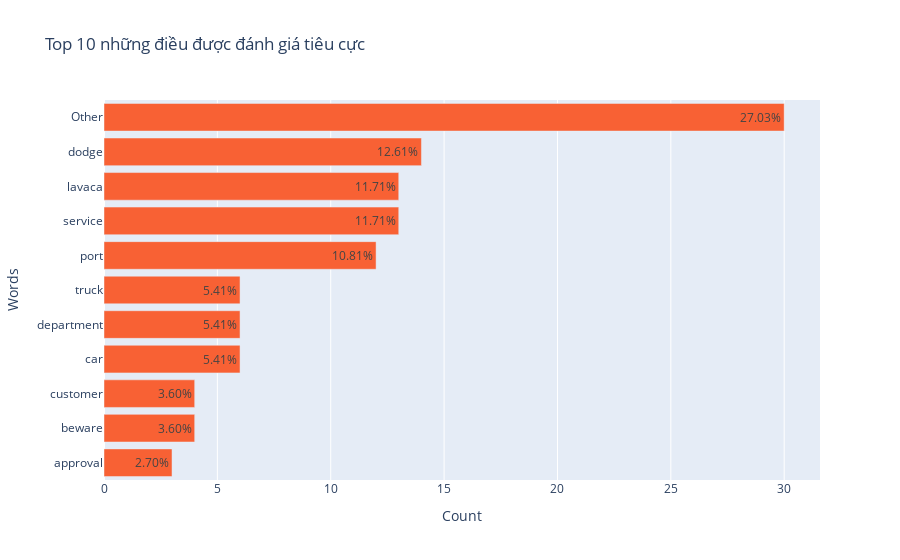

The notebook cell saved with this chart:
### Code cell
# Sort the DataFrame by the 'count' column in descending order
neg_data = vv.sort_values(by='count', ascending=True)

# Calculate percentage
total_count = neg_data['count'].sum()
neg_data['percentage'] = neg_data['count'] / total_count * 100

# Keep only the top 10 items
top_10 = neg_data.tail(10)

# Sum the remaining items and create an 'Other' category
other_category = pd.DataFrame({'count': [total_count - top_10['count'].sum()], 
                                'percentage': [(total_count - top_10['count'].sum()) / total_count * 100]}, 
                                index=['Other'])

# Concatenate the top 10 items and the 'Other' category
neg_data_combined = pd.concat([top_10, other_category])

# Convert 'percentage' to string for color parameter
neg_data_combined['percentage_str'] = neg_data_combined['percentage'].apply(lambda x: f"{x:.2f}%").astype(str)

# Plot the horizontal bar chart using Plotly with color and text parameters
fig = px.bar(neg_data_combined, y=neg_data_combined.index, x='count', color_discrete_sequence=['#f86134'],
                labels={'index': 'Words', 'count': 'Count', 'percentage_str': 'Percentage'},
                title='Top 10 những điều được đánh giá tiêu cực', orientation='h', text='percentage_str')

# Update the color bar label
fig.update_coloraxes(colorbar_title='Percentage %')

# Show the plot
fig.show()

### Figure 1 — Plotly figure (JSON) as saved in the notebook; plotly's stock layout.template omitted (floating-point values rounded to 4 significant figures)
{"data": [{"alignmentgroup": "True", "hovertemplate": "Count=%{x}<br>Words=%{y}<br>Percentage=%{text}<extra></extra>", "legendgroup": "", "marker": {"color": "#f86134", "pattern": {"shape": ""}}, "name": "", "offsetgroup": "", "orientation": "h", "showlegend": false, "text": ["2.70%", "3.60%", "3.60%", "5.41%", "5.41%", "5.41%", "10.81%", "11.71%", "11.71%", "12.61%", "27.03%"], "textposition": "auto", "type": "bar", "x": [3, 4, 4, 6, 6, 6, 12, 13, 13, 14, 30], "xaxis": "x", "y": ["approval", "beware", "customer", "car", "department", "truck", "port", "service", "lavaca", "dodge", "Other"], "yaxis": "y"}], "layout": {"barmode": "relative", "coloraxis": {"colorbar": {"title": {"text": "Percentage %"}}}, "legend": {"tracegroupgap": 0}, "title": {"text": "Top 10 những điều được đánh giá tiêu cực"}, "xaxis": {"anchor": "y", "domain": [0, 1], "title": {"text": "Count"}}, "yaxis": {"anchor": "x", "domain": [0, 1], "title": {"text": "Words"}}}}
